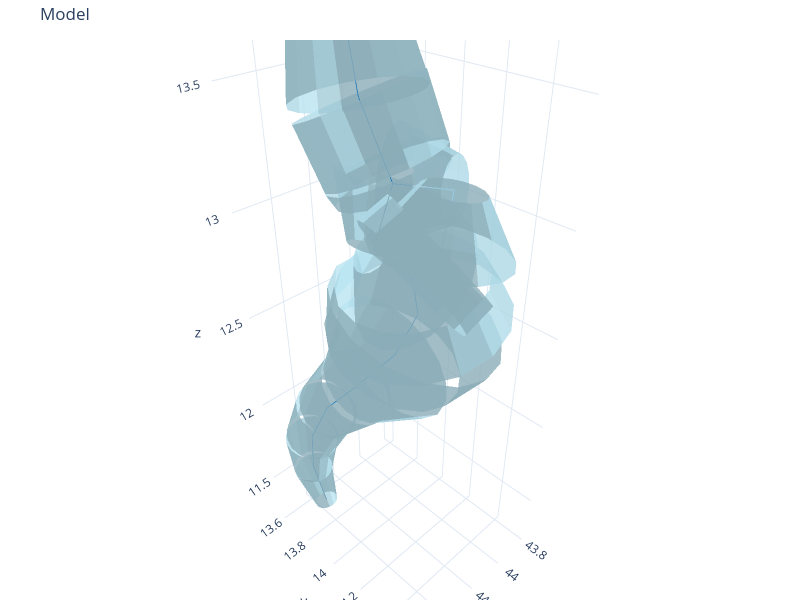

The cell this chart's notebook holds for it:
### Code cell
model_um = model_px.scale(5/1000)
model_um.to_swc_file(swc_um_path)
plot_model(swc_model=model_um)

### Figure 1 — Plotly figure (JSON) as saved in the notebook; plotly's stock layout.template omitted (floating-point values rounded to 4 significant figures; data arrays with more than 128 entries replaced by an {"elided": "..."} marker saying what was removed)
{"data": [{"color": "lightblue", "flatshading": true, "i": {"elided": "480 int values"}, "j": {"elided": "480 int values"}, "k": {"elided": "480 int values"}, "name": "frusta", "opacity": 0.8, "type": "mesh3d", "x": {"elided": "480 float values"}, "y": {"elided": "480 float values"}, "z": {"elided": "480 float values"}}, {"line": {"color": "#1f77b4", "width": 2}, "mode": "lines", "name": "centroid", "type": "scatter3d", "x": [44.39, 44.42, null, 44.42, 44.43, null, 44.43, 44.4, null, 44.4, 44.34, null, 44.34, 44.23, null, 44.23, 44.17, null, 44.17, 44.21, null, 44.21, 44.36, null, 44.36, 44.26, null, 44.26, 44.27, null, 44.26, 44.06, null, 44.27, 44.3, null, 44.3, 44.25, null, 44.06, 44.1, null, 44.1, 44.21, null], "y": [13.73, 13.68, null, 13.68, 13.71, null, 13.71, 13.81, null, 13.81, 13.95, null, 13.95, 14.08, null, 14.08, 14.16, null, 14.16, 14.16, null, 14.16, 14.11, null, 14.11, 14.11, null, 14.11, 14.08, null, 14.11, 14.22, null, 14.08, 13.98, null, 13.98, 13.87, null, 14.22, 14.21, null, 14.21, 14.16, null], "z": [11.31, 11.55, null, 11.55, 11.8, null, 11.8, 12.03, null, 12.03, 12.21, null, 12.21, 12.4, null, 12.4, 12.62, null, 12.62, 12.81, null, 12.81, 12.97, null, 12.97, 13.19, null, 13.19, 13.25, null, 13.19, 13.14, null, 13.25, 13.48, null, 13.48, 13.7, null, 13.14, 12.9, null, 12.9, 12.81, null]}], "layout": {"height": 600, "margin": {"b": 0, "l": 0, "r": 0, "t": 40}, "scene": {"aspectmode": "data"}, "showlegend": false, "title": {"text": "Model"}, "width": 800}}
